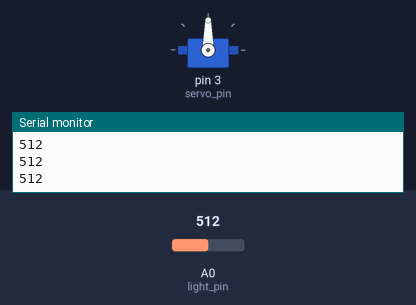
A sketch run on a simulated Arduino Uno, built with avr-gcc and run on an emulated ATmega328P. Parts: servo, the last lines printed to the serial monitor. Inputs (shaded band) come from the test bench; at power-on: A0 (light_pin) = 512.

Above: at 1.2 s.
1.3 s: A0 (light_pin) set to 716
At 2.5 s:
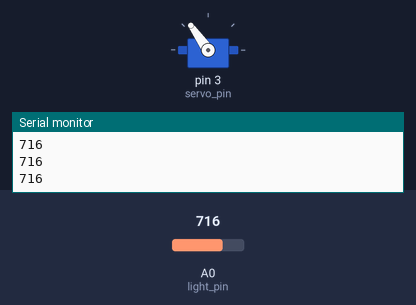
2.8 s: A0 (light_pin) set to 900
At 3.1 s:
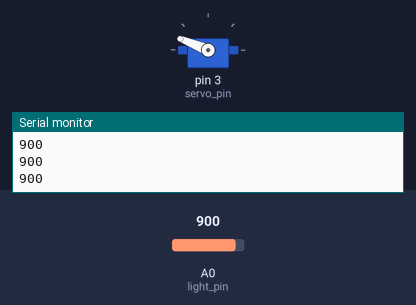
4.3 s: A0 (light_pin) set to 1023
At 4.7 s:
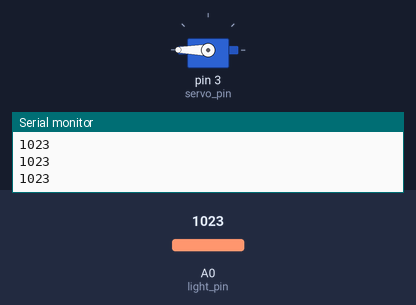
5.8 s: A0 (light_pin) set to 306
At 6.3 s:
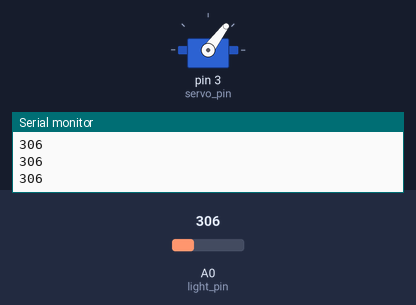
7.3 s: A0 (light_pin) set to 122
At 8.4 s:
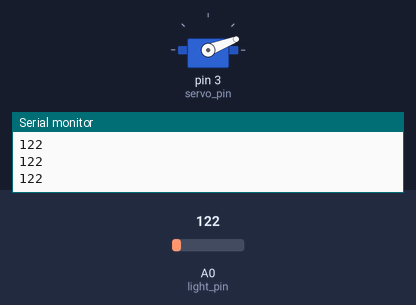
8.8 s: A0 (light_pin) set to 0
At 10.0 s:
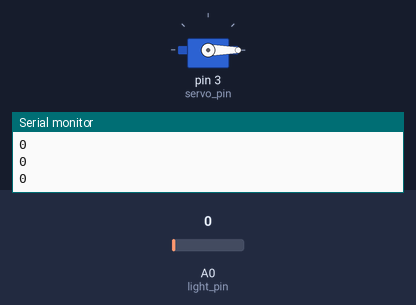
Timing chart, 0 to 11.3 s (numbered marks = the images above; inputs shaded):
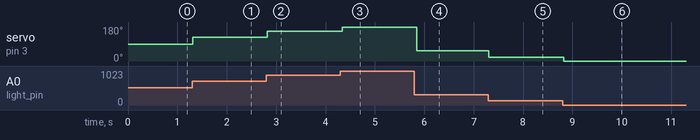

Measured:
- after the input at 1.3 s, servo on pin 3 (servo_pin): 90° → 125° at once
- after the input at 2.8 s, servo on pin 3 (servo_pin): 125° → 158° at once
- after the input at 4.3 s, servo on pin 3 (servo_pin): 158° → 180° at once
- after the input at 5.8 s, servo on pin 3 (servo_pin): 180° → 53° after 0.05 s
- after the input at 7.3 s, servo on pin 3 (servo_pin): 53° → 21° at once
- after the input at 8.8 s, servo on pin 3 (servo_pin): 21° → 0° at once

The sketch:

Controls.ino
```cpp
#include <Servo.h>

Servo servo1;

int light_pin = 0;
int servo_pin = 3;
int light;
int pos;

void setup() {
  // put your setup code here, to run once:
  servo1.attach(servo_pin);
  Serial.begin(9600);
}

void loop() {
  // put your main code here, to run repeatedly:
  light = analogRead(light_pin);
  pos = map(light, 0, 1023, 0, 180);
  servo1.write(pos);
  delay(50);
  Serial.println(light);
}
```
